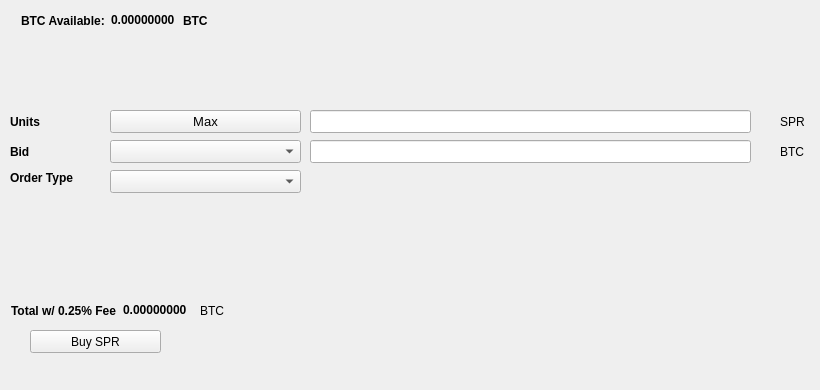
   <widget class="QWidget" name="BuyTab">
    <attribute name="title">
     <string>Buy</string>
    </attribute>
    <widget class="QPushButton" name="BuySPR">
     <property name="geometry">
      <rect>
       <x>30</x>
       <y>330</y>
       <width>131</width>
       <height>23</height>
      </rect>
     </property>
     <property name="text">
      <string>Buy SPR</string>
     </property>
     <property name="icon">
      <iconset resource="../supra.qrc">
       <normaloff>:/icons/bitcoin</normaloff>:/icons/bitcoin</iconset>
     </property>
    </widget>
    <widget class="QLabel" name="label_3">
     <property name="geometry">
      <rect>
       <x>10</x>
       <y>110</y>
       <width>46</width>
       <height>23</height>
      </rect>
     </property>
     <property name="font">
      <font>
       <weight>75</weight>
       <bold>true</bold>
      </font>
     </property>
     <property name="text">
      <string>Units</string>
     </property>
    </widget>
    <widget class="QLineEdit" name="UnitsInput">
     <property name="geometry">
      <rect>
       <x>310</x>
       <y>110</y>
       <width>441</width>
       <height>23</height>
      </rect>
     </property>
     <property name="font">
      <font>
       <pointsize>9</pointsize>
       <weight>75</weight>
       <bold>true</bold>
      </font>
     </property>
    </widget>
    <widget class="QLineEdit" name="BuyBidPriceEdit">
     <property name="geometry">
      <rect>
       <x>310</x>
       <y>140</y>
       <width>441</width>
       <height>23</height>
      </rect>
     </property>
     <property name="font">
      <font>
       <pointsize>9</pointsize>
       <weight>75</weight>
       <bold>true</bold>
      </font>
     </property>
    </widget>
    <widget class="QLabel" name="label_4">
     <property name="geometry">
      <rect>
       <x>780</x>
       <y>110</y>
       <width>31</width>
       <height>23</height>
      </rect>
     </property>
     <property name="text">
      <string>SPR</string>
     </property>
    </widget>
    <widget class="QLabel" name="label_5">
     <property name="geometry">
      <rect>
       <x>780</x>
       <y>140</y>
       <width>31</width>
       <height>23</height>
      </rect>
     </property>
     <property name="text">
      <string>BTC</string>
     </property>
    </widget>
    <widget class="QLabel" name="label_6">
     <property name="geometry">
      <rect>
       <x>10</x>
       <y>140</y>
       <width>46</width>
       <height>23</height>
      </rect>
     </property>
     <property name="font">
      <font>
       <weight>75</weight>
       <bold>true</bold>
      </font>
     </property>
     <property name="text">
      <string>Bid</string>
     </property>
    </widget>
    <widget class="QLabel" name="label_7">
     <property name="geometry">
      <rect>
       <x>10</x>
       <y>170</y>
       <width>91</width>
       <height>16</height>
      </rect>
     </property>
     <property name="font">
      <font>
       <weight>75</weight>
       <bold>true</bold>
      </font>
     </property>
     <property name="text">
      <string>Order Type</string>
     </property>
    </widget>
    <widget class="QPushButton" name="Buy_Max_Amount">
     <property name="geometry">
      <rect>
       <x>110</x>
       <y>110</y>
       <width>191</width>
       <height>23</height>
      </rect>
     </property>
     <property name="font">
      <font>
       <pointsize>10</pointsize>
      </font>
     </property>
     <property name="text">
      <string>Max</string>
     </property>
    </widget>
    <widget class="QComboBox" name="BuyBidcomboBox">
     <property name="geometry">
      <rect>
       <x>110</x>
       <y>140</y>
       <width>191</width>
       <height>23</height>
      </rect>
     </property>
     <property name="font">
      <font>
       <pointsize>10</pointsize>
      </font>
     </property>
    </widget>
    <widget class="QComboBox" name="buyOrdertypeCombo">
     <property name="geometry">
      <rect>
       <x>110</x>
       <y>170</y>
       <width>191</width>
       <height>23</height>
      </rect>
     </property>
     <property name="font">
      <font>
       <pointsize>10</pointsize>
      </font>
     </property>
    </widget>
    <widget class="QWidget" name="layoutWidget1">
     <property name="geometry">
      <rect>
       <x>21</x>
       <y>11</y>
       <width>227</width>
       <height>19</height>
      </rect>
     </property>
     <layout class="QHBoxLayout" name="horizontalLayout_3">
      <item>
       <widget class="QLabel" name="label232">
        <property name="font">
         <font>
          <weight>75</weight>
          <bold>true</bold>
         </font>
        </property>
        <property name="text">
         <string>BTC Available:</string>
        </property>
       </widget>
      </item>
      <item>
       <widget class="QLabel" name="BtcAvailableLbl">
        <property name="palette">
         <palette>
          <active>
           <colorrole role="WindowText">
            <brush brushstyle="SolidPattern">
             <color alpha="255">
              <red>0</red>
              <green>0</green>
              <blue>0</blue>
             </color>
            </brush>
           </colorrole>
           <colorrole role="Button">
            <brush brushstyle="SolidPattern">
             <color alpha="255">
              <red>0</red>
              <green>170</green>
              <blue>0</blue>
             </color>
            </brush>
           </colorrole>
           <colorrole role="Light">
            <brush brushstyle="SolidPattern">
             <color alpha="255">
              <red>0</red>
              <green>255</green>
              <blue>0</blue>
             </color>
            </brush>
           </colorrole>
           <colorrole role="Midlight">
            <brush brushstyle="SolidPattern">
             <color alpha="255">
              <red>0</red>
              <green>212</green>
              <blue>0</blue>
             </color>
            </brush>
           </colorrole>
           <colorrole role="Dark">
            <brush brushstyle="SolidPattern">
             <color alpha="255">
              <red>0</red>
              <green>85</green>
              <blue>0</blue>
             </color>
            </brush>
           </colorrole>
           <colorrole role="Mid">
            <brush brushstyle="SolidPattern">
             <color alpha="255">
              <red>0</red>
              <green>113</green>
              <blue>0</blue>
             </color>
            </brush>
           </colorrole>
           <colorrole role="Text">
            <brush brushstyle="SolidPattern">
             <color alpha="255">
              <red>0</red>
              <green>170</green>
              <blue>0</blue>
             </color>
            </brush>
           </colorrole>
           <colorrole role="BrightText">
            <brush brushstyle="SolidPattern">
             <color alpha="255">
              <red>255</red>
              <green>255</green>
              <blue>255</blue>
             </color>
            </brush>
           </colorrole>
           <colorrole role="ButtonText">
            <brush brushstyle="SolidPattern">
             <color alpha="255">
              <red>0</red>
              <green>0</green>
              <blue>0</blue>
             </color>
            </brush>
           </colorrole>
           <colorrole role="Base">
            <brush brushstyle="SolidPattern">
             <color alpha="255">
              <red>255</red>
              <green>255</green>
              <blue>255</blue>
             </color>
            </brush>
           </colorrole>
           <colorrole role="Window">
            <brush brushstyle="SolidPattern">
             <color alpha="255">
              <red>0</red>
              <green>170</green>
              <blue>0</blue>
             </color>
            </brush>
           </colorrole>
           <colorrole role="Shadow">
            <brush brushstyle="SolidPattern">
             <color alpha="255">
              <red>0</red>
              <green>0</green>
              <blue>0</blue>
             </color>
            </brush>
           </colorrole>
           <colorrole role="AlternateBase">
            <brush brushstyle="SolidPattern">
             <color alpha="255">
              <red>127</red>
              <green>212</green>
              <blue>127</blue>
             </color>
            </brush>
           </colorrole>
           <colorrole role="ToolTipBase">
            <brush brushstyle="SolidPattern">
             <color alpha="255">
              <red>255</red>
              <green>255</green>
              <blue>220</blue>
             </color>
            </brush>
           </colorrole>
           <colorrole role="ToolTipText">
            <brush brushstyle="SolidPattern">
             <color alpha="255">
              <red>0</red>
              <green>0</green>
              <blue>0</blue>
             </color>
            </brush>
           </colorrole>
          </active>
          <inactive>
           <colorrole role="WindowText">
            <brush brushstyle="SolidPattern">
             <color alpha="255">
              <red>0</red>
              <green>0</green>
              <blue>0</blue>
             </color>
            </brush>
           </colorrole>
           <colorrole role="Button">
            <brush brushstyle="SolidPattern">
             <color alpha="255">
              <red>0</red>
              <green>170</green>
              <blue>0</blue>
             </color>
            </brush>
           </colorrole>
           <colorrole role="Light">
            <brush brushstyle="SolidPattern">
             <color alpha="255">
              <red>0</red>
              <green>255</green>
              <blue>0</blue>
             </color>
            </brush>
           </colorrole>
           <colorrole role="Midlight">
            <brush brushstyle="SolidPattern">
             <color alpha="255">
              <red>0</red>
              <green>212</green>
              <blue>0</blue>
             </color>
            </brush>
           </colorrole>
           <colorrole role="Dark">
            <brush brushstyle="SolidPattern">
             <color alpha="255">
              <red>0</red>
              <green>85</green>
              <blue>0</blue>
             </color>
            </brush>
           </colorrole>
           <colorrole role="Mid">
            <brush brushstyle="SolidPattern">
             <color alpha="255">
              <red>0</red>
              <green>113</green>
              <blue>0</blue>
             </color>
            </brush>
           </colorrole>
           <colorrole role="Text">
            <brush brushstyle="SolidPattern">
             <color alpha="255">
              <red>0</red>
              <green>170</green>
              <blue>0</blue>
             </color>
            </brush>
           </colorrole>
           <colorrole role="BrightText">
            <brush brushstyle="SolidPattern">
             <color alpha="255">
              <red>255</red>
              <green>255</green>
              <blue>255</blue>
             </color>
            </brush>
           </colorrole>
           <colorrole role="ButtonText">
            <brush brushstyle="SolidPattern">
             <color alpha="255">
              <red>0</red>
              <green>0</green>
              <blue>0</blue>
             </color>
            </brush>
           </colorrole>
           <colorrole role="Base">
            <brush brushstyle="SolidPattern">
             <color alpha="255">
              <red>255</red>
              <green>255</green>
              <blue>255</blue>
             </color>
            </brush>
           </colorrole>
           <colorrole role="Window">
            <brush brushstyle="SolidPattern">
             <color alpha="255">
              <red>0</red>
              <green>170</green>
              <blue>0</blue>
             </color>
            </brush>
           </colorrole>
           <colorrole role="Shadow">
            <brush brushstyle="SolidPattern">
             <color alpha="255">
              <red>0</red>
              <green>0</green>
              <blue>0</blue>
             </color>
            </brush>
           </colorrole>
           <colorrole role="AlternateBase">
            <brush brushstyle="SolidPattern">
             <color alpha="255">
              <red>127</red>
              <green>212</green>
              <blue>127</blue>
             </color>
            </brush>
           </colorrole>
           <colorrole role="ToolTipBase">
            <brush brushstyle="SolidPattern">
             <color alpha="255">
              <red>255</red>
              <green>255</green>
              <blue>220</blue>
             </color>
            </brush>
           </colorrole>
           <colorrole role="ToolTipText">
            <brush brushstyle="SolidPattern">
             <color alpha="255">
              <red>0</red>
              <green>0</green>
              <blue>0</blue>
             </color>
            </brush>
           </colorrole>
          </inactive>
          <disabled>
           <colorrole role="WindowText">
            <brush brushstyle="SolidPattern">
             <color alpha="255">
              <red>0</red>
              <green>85</green>
              <blue>0</blue>
             </color>
            </brush>
           </colorrole>
           <colorrole role="Button">
            <brush brushstyle="SolidPattern">
             <color alpha="255">
              <red>0</red>
              <green>170</green>
              <blue>0</blue>
             </color>
            </brush>
           </colorrole>
           <colorrole role="Light">
            <brush brushstyle="SolidPattern">
             <color alpha="255">
              <red>0</red>
              <green>255</green>
              <blue>0</blue>
             </color>
            </brush>
           </colorrole>
           <colorrole role="Midlight">
            <brush brushstyle="SolidPattern">
             <color alpha="255">
              <red>0</red>
              <green>212</green>
              <blue>0</blue>
             </color>
            </brush>
           </colorrole>
           <colorrole role="Dark">
            <brush brushstyle="SolidPattern">
             <color alpha="255">
              <red>0</red>
              <green>85</green>
              <blue>0</blue>
             </color>
            </brush>
           </colorrole>
           <colorrole role="Mid">
            <brush brushstyle="SolidPattern">
             <color alpha="255">
              <red>0</red>
              <green>113</green>
              <blue>0</blue>
             </color>
            </brush>
           </colorrole>
           <colorrole role="Text">
            <brush brushstyle="SolidPattern">
             <color alpha="255">
              <red>0</red>
              <green>85</green>
              <blue>0</blue>
             </color>
            </brush>
           </colorrole>
           <colorrole role="BrightText">
            <brush brushstyle="SolidPattern">
             <color alpha="255">
              <red>255</red>
              <green>255</green>
              <blue>255</blue>
             </color>
            </brush>
           </colorrole>
           <colorrole role="ButtonText">
            <brush brushstyle="SolidPattern">
             <color alpha="255">
              <red>0</red>
              <green>85</green>
              <blue>0</blue>
             </color>
            </brush>
           </colorrole>
           <colorrole role="Base">
            <brush brushstyle="SolidPattern">
             <color alpha="255">
              <red>0</red>
              <green>170</green>
              <blue>0</blue>
             </color>
            </brush>
           </colorrole>
           <colorrole role="Window">
            <brush brushstyle="SolidPattern">
             <color alpha="255">
              <red>0</red>
              <green>170</green>
              <blue>0</blue>
             </color>
            </brush>
           </colorrole>
           <colorrole role="Shadow">
            <brush brushstyle="SolidPattern">
             <color alpha="255">
              <red>0</red>
              <green>0</green>
              <blue>0</blue>
             </color>
            </brush>
           </colorrole>
           <colorrole role="AlternateBase">
            <brush brushstyle="SolidPattern">
             <color alpha="255">
              <red>0</red>
              <green>170</green>
              <blue>0</blue>
             </color>
            </brush>
           </colorrole>
           <colorrole role="ToolTipBase">
            <brush brushstyle="SolidPattern">
             <color alpha="255">
              <red>255</red>
              <green>255</green>
              <blue>220</blue>
             </color>
            </brush>
           </colorrole>
           <colorrole role="ToolTipText">
            <brush brushstyle="SolidPattern">
             <color alpha="255">
              <red>0</red>
              <green>0</green>
              <blue>0</blue>
             </color>
            </brush>
           </colorrole>
          </disabled>
         </palette>
        </property>
        <property name="font">
         <font>
          <weight>75</weight>
          <bold>true</bold>
         </font>
        </property>
        <property name="text">
         <string>0.00000000</string>
        </property>
        <property name="textInteractionFlags">
         <set>Qt::LinksAccessibleByMouse|Qt::TextSelectableByKeyboard|Qt::TextSelectableByMouse</set>
        </property>
       </widget>
      </item>
      <item>
       <widget class="QLabel" name="BtcAvailableLbl_2">
        <property name="font">
         <font>
          <weight>75</weight>
          <bold>true</bold>
         </font>
        </property>
        <property name="text">
         <string>BTC</string>
        </property>
       </widget>
      </item>
     </layout>
    </widget>
    <widget class="QWidget" name="layoutWidge2">
     <property name="geometry">
      <rect>
       <x>11</x>
       <y>301</y>
       <width>259</width>
       <height>19</height>
      </rect>
     </property>
     <layout class="QHBoxLayout" name="horizontalLayout_4">
      <item>
       <widget class="QLabel" name="label_9">
        <property name="font">
         <font>
          <weight>75</weight>
          <bold>true</bold>
         </font>
        </property>
        <property name="text">
         <string>Total w/ 0.25% Fee</string>
        </property>
       </widget>
      </item>
      <item>
       <widget class="QLabel" name="BuyCostLabel">
        <property name="palette">
         <palette>
          <active>
           <colorrole role="WindowText">
            <brush brushstyle="SolidPattern">
             <color alpha="255">
              <red>0</red>
              <green>0</green>
              <blue>0</blue>
             </color>
            </brush>
           </colorrole>
           <colorrole role="Button">
            <brush brushstyle="SolidPattern">
             <color alpha="255">
              <red>0</red>
              <green>170</green>
              <blue>0</blue>
             </color>
            </brush>
           </colorrole>
           <colorrole role="Light">
            <brush brushstyle="SolidPattern">
             <color alpha="255">
              <red>0</red>
              <green>255</green>
              <blue>0</blue>
             </color>
            </brush>
           </colorrole>
           <colorrole role="Midlight">
            <brush brushstyle="SolidPattern">
             <color alpha="255">
              <red>0</red>
              <green>212</green>
              <blue>0</blue>
             </color>
            </brush>
           </colorrole>
           <colorrole role="Dark">
            <brush brushstyle="SolidPattern">
             <color alpha="255">
              <red>0</red>
              <green>85</green>
              <blue>0</blue>
             </color>
            </brush>
           </colorrole>
           <colorrole role="Mid">
            <brush brushstyle="SolidPattern">
             <color alpha="255">
              <red>0</red>
              <green>113</green>
              <blue>0</blue>
             </color>
            </brush>
           </colorrole>
           <colorrole role="Text">
            <brush brushstyle="SolidPattern">
             <color alpha="255">
              <red>0</red>
              <green>170</green>
              <blue>0</blue>
             </color>
            </brush>
           </colorrole>
           <colorrole role="BrightText">
            <brush brushstyle="SolidPattern">
             <color alpha="255">
              <red>255</red>
              <green>255</green>
              <blue>255</blue>
             </color>
            </brush>
           </colorrole>
           <colorrole role="ButtonText">
            <brush brushstyle="SolidPattern">
             <color alpha="255">
              <red>0</red>
              <green>0</green>
              <blue>0</blue>
             </color>
            </brush>
           </colorrole>
           <colorrole role="Base">
            <brush brushstyle="SolidPattern">
             <color alpha="255">
              <red>255</red>
              <green>255</green>
              <blue>255</blue>
             </color>
            </brush>
           </colorrole>
           <colorrole role="Window">
            <brush brushstyle="SolidPattern">
             <color alpha="255">
              <red>0</red>
              <green>170</green>
              <blue>0</blue>
             </color>
            </brush>
           </colorrole>
           <colorrole role="Shadow">
            <brush brushstyle="SolidPattern">
             <color alpha="255">
              <red>0</red>
              <green>0</green>
              <blue>0</blue>
             </color>
            </brush>
           </colorrole>
           <colorrole role="AlternateBase">
            <brush brushstyle="SolidPattern">
             <color alpha="255">
              <red>127</red>
              <green>212</green>
              <blue>127</blue>
             </color>
            </brush>
           </colorrole>
           <colorrole role="ToolTipBase">
            <brush brushstyle="SolidPattern">
             <color alpha="255">
              <red>255</red>
              <green>255</green>
              <blue>220</blue>
             </color>
            </brush>
           </colorrole>
           <colorrole role="ToolTipText">
            <brush brushstyle="SolidPattern">
             <color alpha="255">
              <red>0</red>
              <green>0</green>
              <blue>0</blue>
             </color>
            </brush>
           </colorrole>
          </active>
          <inactive>
           <colorrole role="WindowText">
            <brush brushstyle="SolidPattern">
             <color alpha="255">
              <red>0</red>
              <green>0</green>
              <blue>0</blue>
             </color>
            </brush>
           </colorrole>
           <colorrole role="Button">
            <brush brushstyle="SolidPattern">
             <color alpha="255">
              <red>0</red>
              <green>170</green>
              <blue>0</blue>
             </color>
            </brush>
           </colorrole>
           <colorrole role="Light">
            <brush brushstyle="SolidPattern">
             <color alpha="255">
              <red>0</red>
              <green>255</green>
              <blue>0</blue>
             </color>
            </brush>
           </colorrole>
           <colorrole role="Midlight">
            <brush brushstyle="SolidPattern">
             <color alpha="255">
              <red>0</red>
              <green>212</green>
              <blue>0</blue>
             </color>
            </brush>
           </colorrole>
           <colorrole role="Dark">
            <brush brushstyle="SolidPattern">
             <color alpha="255">
              <red>0</red>
              <green>85</green>
              <blue>0</blue>
             </color>
            </brush>
           </colorrole>
           <colorrole role="Mid">
            <brush brushstyle="SolidPattern">
             <color alpha="255">
              <red>0</red>
              <green>113</green>
              <blue>0</blue>
             </color>
            </brush>
           </colorrole>
           <colorrole role="Text">
            <brush brushstyle="SolidPattern">
             <color alpha="255">
              <red>0</red>
              <green>170</green>
              <blue>0</blue>
             </color>
            </brush>
           </colorrole>
           <colorrole role="BrightText">
            <brush brushstyle="SolidPattern">
             <color alpha="255">
              <red>255</red>
              <green>255</green>
              <blue>255</blue>
             </color>
            </brush>
           </colorrole>
           <colorrole role="ButtonText">
            <brush brushstyle="SolidPattern">
             <color alpha="255">
              <red>0</red>
              <green>0</green>
              <blue>0</blue>
             </color>
            </brush>
           </colorrole>
           <colorrole role="Base">
            <brush brushstyle="SolidPattern">
             <color alpha="255">
              <red>255</red>
              <green>255</green>
              <blue>255</blue>
             </color>
            </brush>
           </colorrole>
           <colorrole role="Window">
            <brush brushstyle="SolidPattern">
             <color alpha="255">
              <red>0</red>
              <green>170</green>
              <blue>0</blue>
             </color>
            </brush>
           </colorrole>
           <colorrole role="Shadow">
            <brush brushstyle="SolidPattern">
             <color alpha="255">
              <red>0</red>
              <green>0</green>
              <blue>0</blue>
             </color>
            </brush>
           </colorrole>
           <colorrole role="AlternateBase">
            <brush brushstyle="SolidPattern">
             <color alpha="255">
              <red>127</red>
              <green>212</green>
              <blue>127</blue>
             </color>
            </brush>
           </colorrole>
           <colorrole role="ToolTipBase">
            <brush brushstyle="SolidPattern">
             <color alpha="255">
              <red>255</red>
              <green>255</green>
              <blue>220</blue>
             </color>
            </brush>
           </colorrole>
           <colorrole role="ToolTipText">
            <brush brushstyle="SolidPattern">
             <color alpha="255">
              <red>0</red>
              <green>0</green>
              <blue>0</blue>
             </color>
            </brush>
           </colorrole>
          </inactive>
          <disabled>
           <colorrole role="WindowText">
            <brush brushstyle="SolidPattern">
             <color alpha="255">
              <red>0</red>
              <green>85</green>
              <blue>0</blue>
             </color>
            </brush>
           </colorrole>
           <colorrole role="Button">
            <brush brushstyle="SolidPattern">
             <color alpha="255">
              <red>0</red>
              <green>170</green>
              <blue>0</blue>
             </color>
            </brush>
           </colorrole>
           <colorrole role="Light">
            <brush brushstyle="SolidPattern">
             <color alpha="255">
              <red>0</red>
              <green>255</green>
              <blue>0</blue>
             </color>
            </brush>
           </colorrole>
           <colorrole role="Midlight">
            <brush brushstyle="SolidPattern">
             <color alpha="255">
              <red>0</red>
              <green>212</green>
              <blue>0</blue>
             </color>
            </brush>
           </colorrole>
           <colorrole role="Dark">
            <brush brushstyle="SolidPattern">
             <color alpha="255">
              <red>0</red>
              <green>85</green>
              <blue>0</blue>
             </color>
            </brush>
           </colorrole>
           <colorrole role="Mid">
            <brush brushstyle="SolidPattern">
             <color alpha="255">
              <red>0</red>
              <green>113</green>
              <blue>0</blue>
             </color>
            </brush>
           </colorrole>
           <colorrole role="Text">
            <brush brushstyle="SolidPattern">
             <color alpha="255">
              <red>0</red>
              <green>85</green>
              <blue>0</blue>
             </color>
            </brush>
           </colorrole>
           <colorrole role="BrightText">
            <brush brushstyle="SolidPattern">
             <color alpha="255">
              <red>255</red>
              <green>255</green>
              <blue>255</blue>
             </color>
            </brush>
           </colorrole>
           <colorrole role="ButtonText">
            <brush brushstyle="SolidPattern">
             <color alpha="255">
              <red>0</red>
              <green>85</green>
              <blue>0</blue>
             </color>
            </brush>
           </colorrole>
           <colorrole role="Base">
            <brush brushstyle="SolidPattern">
             <color alpha="255">
              <red>0</red>
              <green>170</green>
              <blue>0</blue>
             </color>
            </brush>
           </colorrole>
           <colorrole role="Window">
            <brush brushstyle="SolidPattern">
             <color alpha="255">
              <red>0</red>
              <green>170</green>
              <blue>0</blue>
             </color>
            </brush>
           </colorrole>
           <colorrole role="Shadow">
            <brush brushstyle="SolidPattern">
             <color alpha="255">
              <red>0</red>
              <green>0</green>
              <blue>0</blue>
             </color>
            </brush>
           </colorrole>
           <colorrole role="AlternateBase">
            <brush brushstyle="SolidPattern">
             <color alpha="255">
              <red>0</red>
              <green>170</green>
              <blue>0</blue>
             </color>
            </brush>
           </colorrole>
           <colorrole role="ToolTipBase">
            <brush brushstyle="SolidPattern">
             <color alpha="255">
              <red>255</red>
              <green>255</green>
              <blue>220</blue>
             </color>
            </brush>
           </colorrole>
           <colorrole role="ToolTipText">
            <brush brushstyle="SolidPattern">
             <color alpha="255">
              <red>0</red>
              <green>0</green>
              <blue>0</blue>
             </color>
            </brush>
           </colorrole>
          </disabled>
         </palette>
        </property>
        <property name="font">
         <font>
          <weight>75</weight>
          <bold>true</bold>
         </font>
        </property>
        <property name="autoFillBackground">
         <bool>false</bool>
        </property>
        <property name="text">
         <string>0.00000000</string>
        </property>
        <property name="textInteractionFlags">
         <set>Qt::LinksAccessibleByMouse|Qt::TextSelectableByMouse</set>
        </property>
       </widget>
      </item>
      <item>
       <widget class="QLabel" name="label_10">
        <property name="font">
         <font>
          <weight>50</weight>
          <bold>false</bold>
         </font>
        </property>
        <property name="text">
         <string>BTC</string>
        </property>
       </widget>
      </item>
     </layout>
    </widget>
    <widget class="QLabel" name="label_24">
     <property name="geometry">
      <rect>
       <x>460</x>
       <y>300</y>
       <width>281</width>
       <height>81</height>
      </rect>
     </property>
     <property name="text">
      <string/>
     </property>
     <property name="pixmap">
      <pixmap>:/images/bittrex</pixmap>
     </property>
    </widget>
   </widget>
